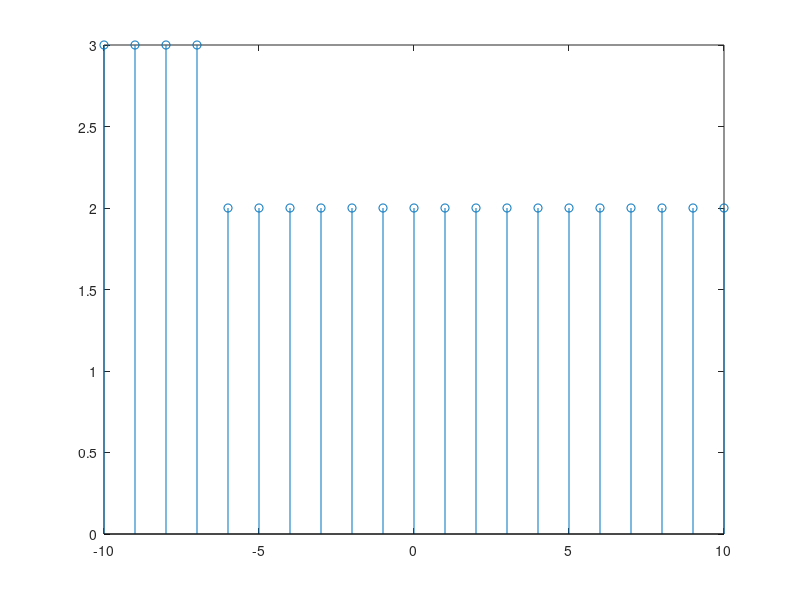

Source code (MATLAB):
n= -10:10;
% συντελεστές y
a = 1;
% συντελεστές x
b = [3 0 0 0 -1];
u = ones(size(n));
y = filter(b,a,u);
stem(n,y)